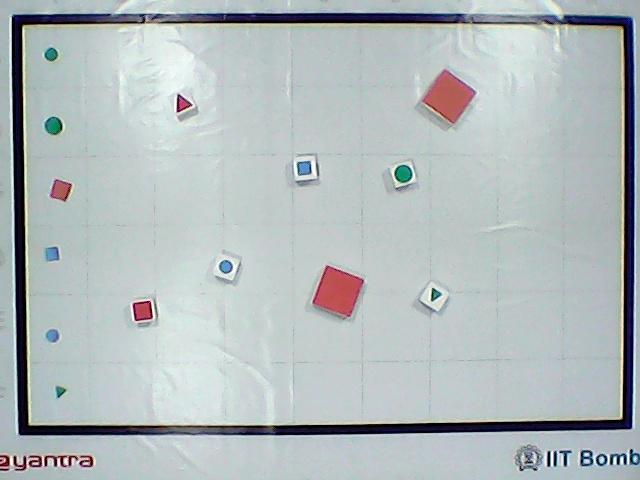
#> input picture Task 5/1.jpg, 640 x 480 px
$ python circle.py   (older library calls are emulated)
#> lines starting #> are read from the running program, lines starting #| are printed output that depends on the picture
import cv2
import numpy as np

img = cv2.imread('1.jpg')
#> img is the input picture: shape (480, 640, 3); mean B, G, R 187.6, 186.1, 177.4
#img = cv2.medianBlur(img,5)
#cimg = cv2.GaussianBlur(img, (5,5), 0)
cimg = cv2.cvtColor(img, cv2.COLOR_BGR2GRAY)
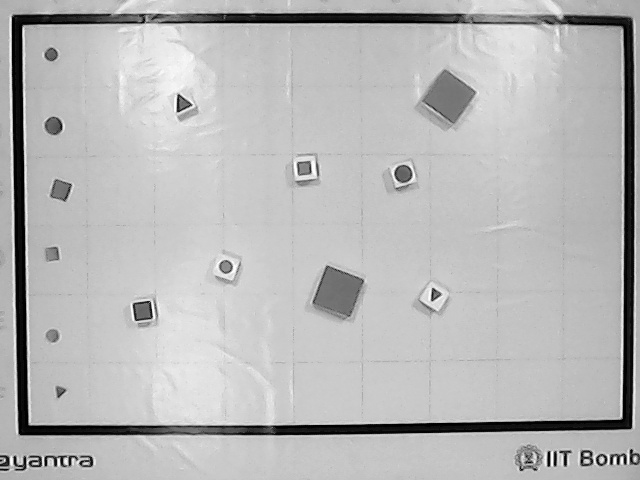
#> cimg: shape (480, 640); min 0, max 255, mean 183.6

circles = cv2.HoughCircles(cimg, cv2.cv.CV_HOUGH_GRADIENT, 1, 20, param1=50, param2=30, minRadius=0, maxRadius=0)
#> circles = 369 rows, first 8: [324.5, 324.5, 311.9], [328.5, 131.5, 305.8], [386.5, 267.5, 247.8], [322.5, 216.5, 311.9], [241.5, 240.5, 228], [253.5, 193.5, 242.9], [419.5, 237.5, 214.9], [322.5, 236.5, 308.7]
circles = np.uint8(np.around(circles))
#> circles = 369 rows, first 8: [68, 68, 56], [72, 132, 50], [130, 12, 248], [66, 216, 56], [242, 240, 228], [254, 194, 243], [164, 238, 215], [66, 236, 53]

for i in circles[0,:]:
  cv2.circle(cimg, (i[0],i[1]), i[2], (0,255,0), 2)
#> this loop made 369 passes
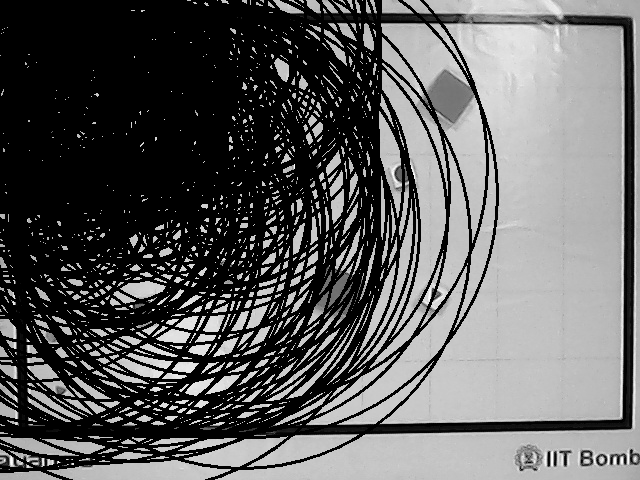
#> cimg: shape (480, 640); min 0, max 254, mean 93.8
  #cv2.circle(cimg, (i[0],i[1]), 2, (0,0,255), 3)
cv2.imshow('detected', cimg)
cv2.waitKey(0)
cv2.destroyAllWindows()

$ run again, with Task 5/99.jpg copied over Task 5/1.jpg
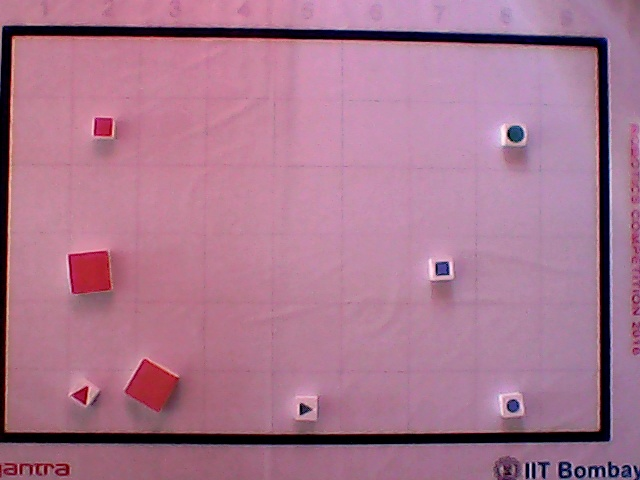
#> input picture Task 5/99.jpg, 640 x 480 px
#> img is the input picture: shape (480, 640, 3); mean B, G, R 143.8, 119, 170.2
#> `cimg = cv2.cvtColor(img, cv2.COLOR_BGR2GRAY)`:
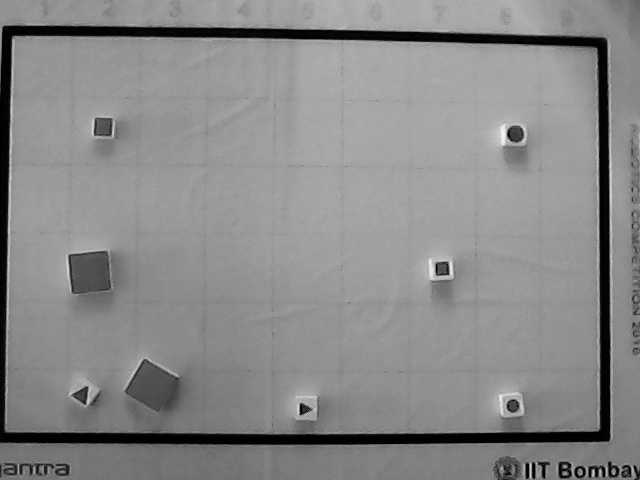
#> cimg: shape (480, 640); min 0, max 246, mean 137.1
#> `circles = cv2.HoughCircles(cimg, cv2.cv.CV_HOUGH_GRADIENT, 1, 20, para..`: circles = 293 rows, first 8: [323.5, 196.5, 315.7], [321.5, 243.5, 314.9], [362.5, 279.5, 249.8], [210.5, 240.5, 203.8], [302.5, 320.5, 296.6], [319.5, 353.5, 314.7], [398.5, 203.5, 240.4], [373.5, 239.5, 266.3]
#> `circles = np.uint8(np.around(circles))`: circles = 293 rows, first 8: [68, 196, 60], [66, 244, 59], [106, 24, 250], [210, 240, 204], [46, 64, 41], [64, 98, 59], [142, 204, 240], [118, 240, 10]
#> the loop `for i in circles[0,:]:` made 293 passes
#> after the loop `for i in circles[0,:]:`:
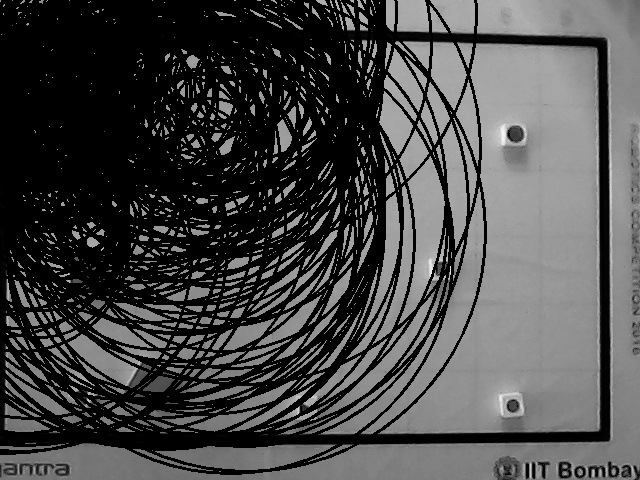
#> cimg: shape (480, 640); min 0, max 246, mean 71.5

$ run again, with Task 5/99light.jpg copied over Task 5/1.jpg
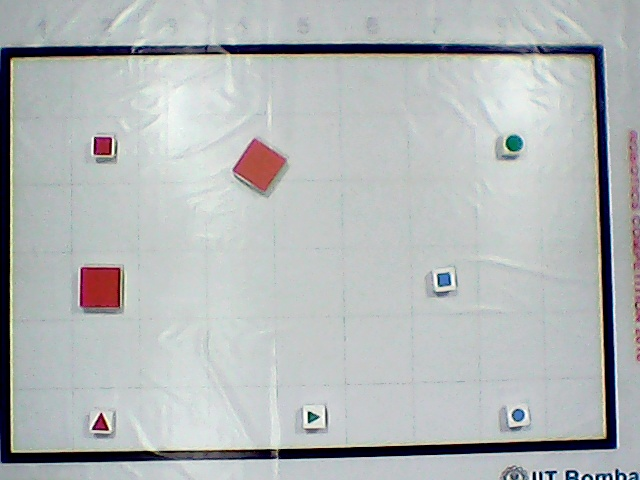
#> input picture Task 5/99light.jpg, 640 x 480 px
#> img is the input picture: shape (480, 640, 3); mean B, G, R 183.6, 183.1, 178.9
#> `cimg = cv2.cvtColor(img, cv2.COLOR_BGR2GRAY)`:
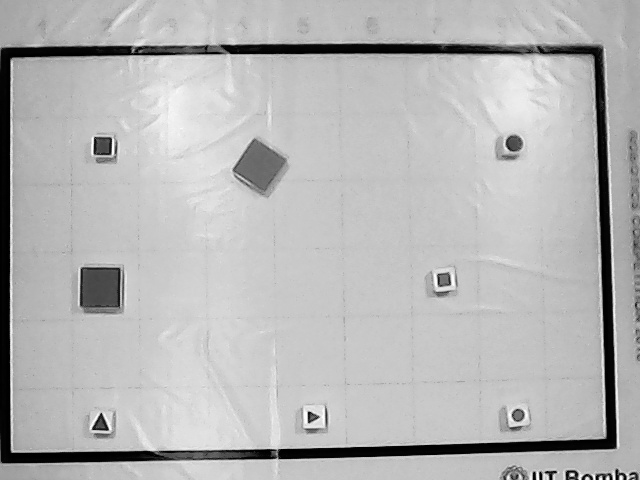
#> cimg: shape (480, 640); min 0, max 255, mean 181.9
#> `circles = cv2.HoughCircles(cimg, cv2.cv.CV_HOUGH_GRADIENT, 1, 20, para..`: circles = 375 rows, first 8: [386.5, 208.5, 250.7], [426.5, 249.5, 206.9], [369.5, 192.5, 264.9], [360.5, 287.5, 278.6], [390.5, 236.5, 222.4], [307.5, 354.5, 296.6], [413.5, 219.5, 226], [247.5, 221.5, 237.9]
#> `circles = np.uint8(np.around(circles))`: circles = 375 rows, first 8: [130, 208, 251], [170, 250, 207], [114, 192, 9], [104, 32, 23], [134, 236, 222], [52, 98, 41], [158, 220, 226], [248, 222, 238]
#> the loop `for i in circles[0,:]:` made 375 passes
#> after the loop `for i in circles[0,:]:`:
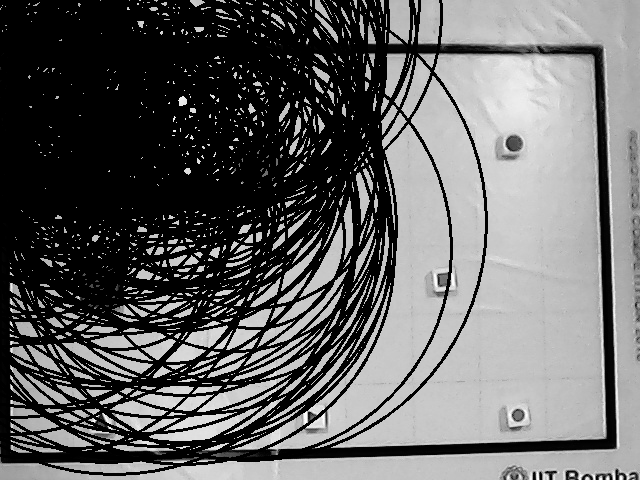
#> cimg: shape (480, 640); min 0, max 255, mean 99.2
